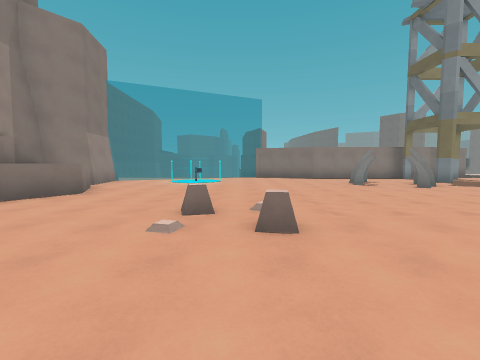
View 1 (above)

24 first-person views from a walk through a Godot game level. The camera is 1.5 m above the floor, tilts 4° down and sees 90° across. The floor is counted in squares, 2 m on a side. Each view is taken from the middle of a square. On the plan, view 1 faces up. The plan holds only what a view shows up to about 9 squares ahead; the rest is blank. The place goes on beyond the plan. Characters and animated objects are not drawn. Surface patterns are stand-ins for the level's own textures.

View 2
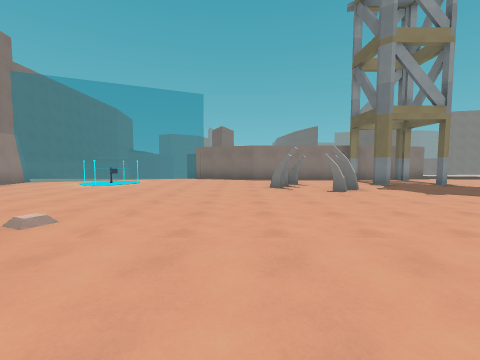

View 3
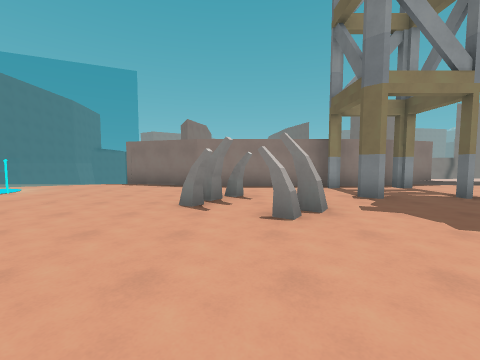

View 4
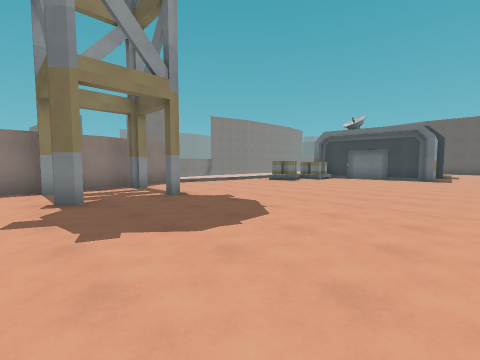

View 5
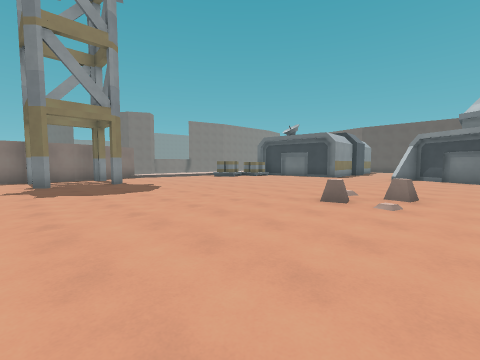

View 6
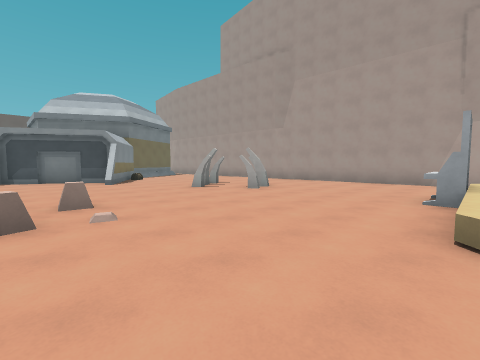

View 7
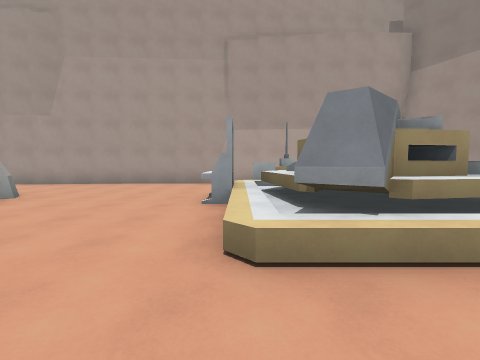

View 8
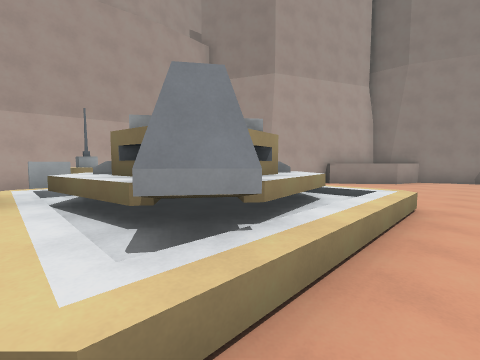

View 9
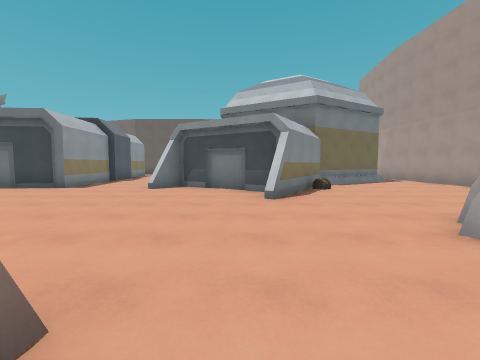

View 10
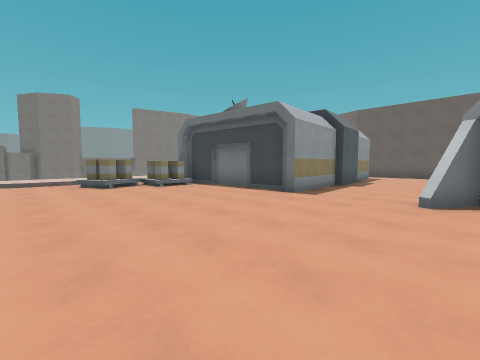

View 11
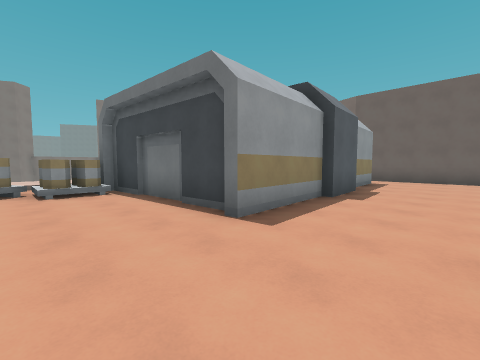

View 12
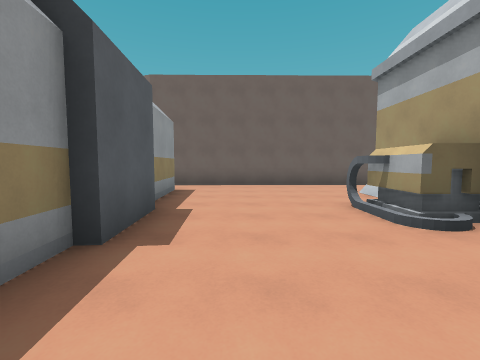

View 13
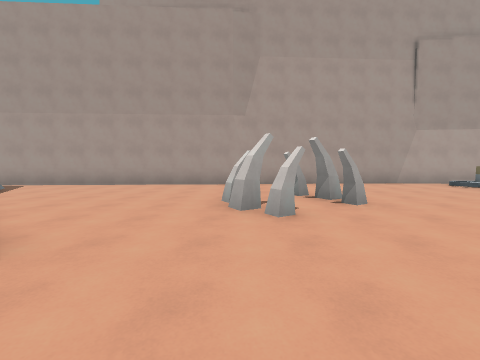

View 14
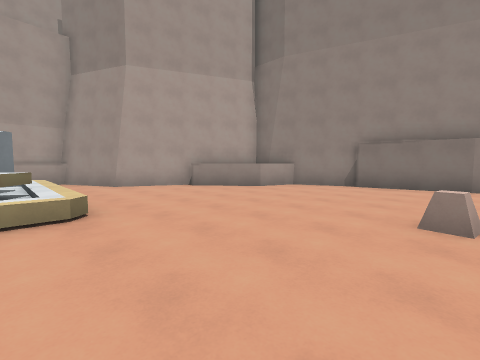

View 15
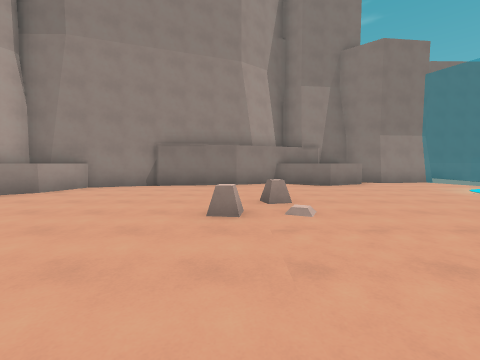

View 16
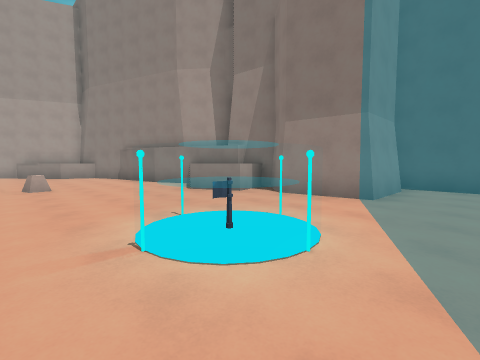

View 17
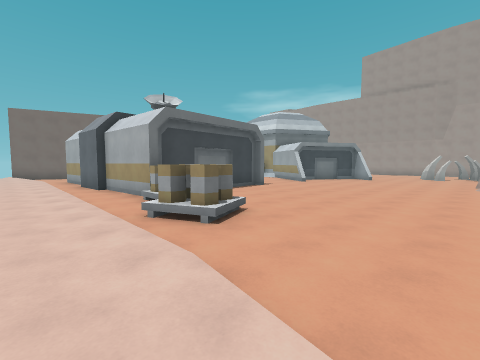

View 18
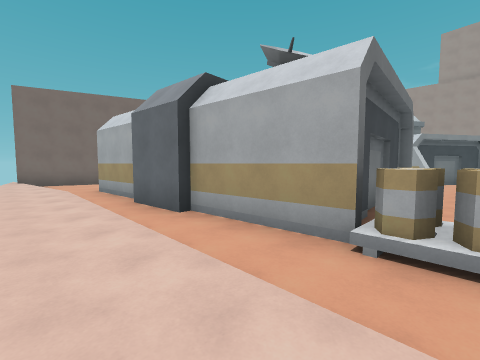

View 19
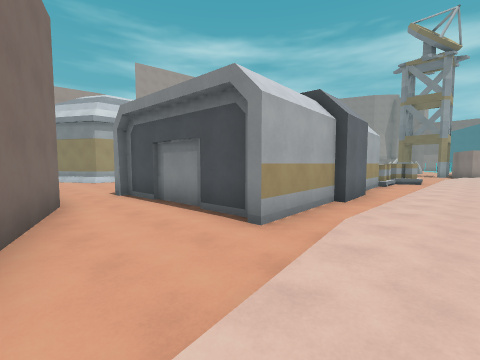

View 20
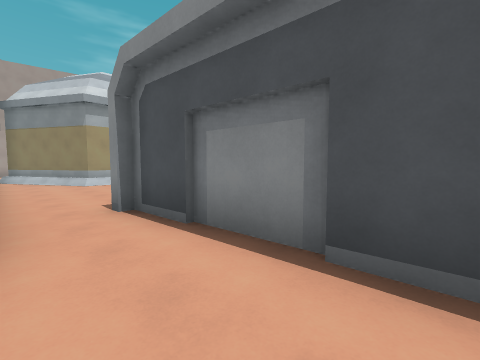

View 21
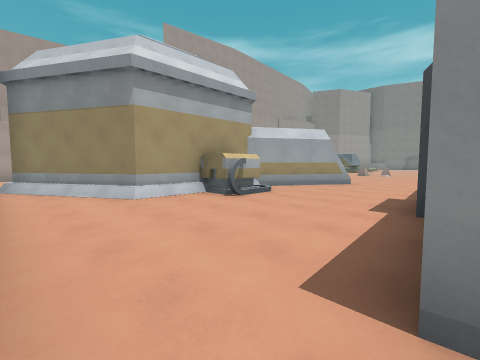

View 22
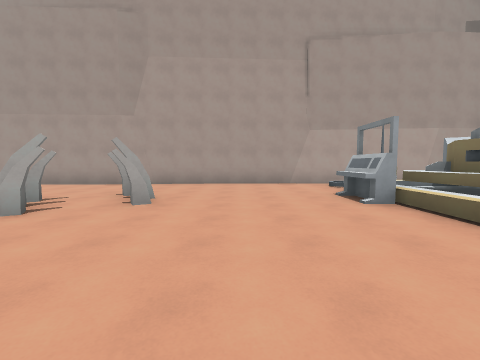

View 23
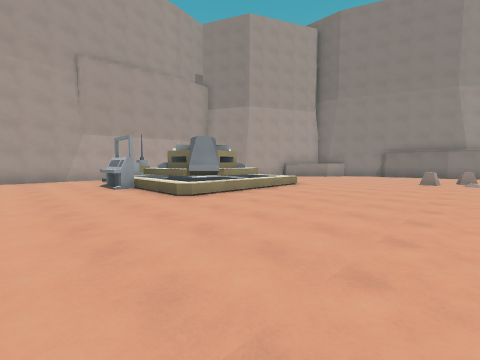

View 24
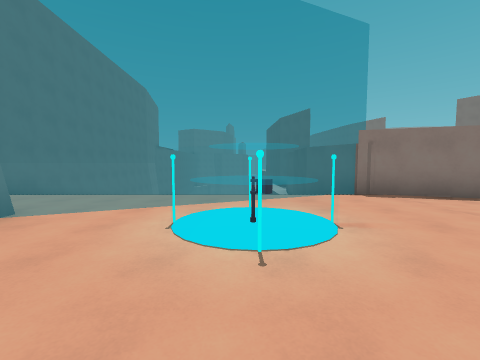

### Floor plan
Key: @ floor where view 1 was taken; # wall or solid block; . main floor; : floor 0.25 m higher than the main floor; / step, stairs or slope; ^ raised ledge; v drop or lower ground; R rock; O other object.
Columns run from 8 left of view 1 to 30 right of it. Each row starts with its distance up from view 1.
 16 #       #
 15 #       #
 14 #       ##
 13 #vvvvvvv ###      ##::::::::::::::::::v
 12 #vvvvv  ...########..////////////:///.#
 11 #vv# .O.................OO...../......
 10 ###...#O.....#..........O.O########..
  9   #...#.....#...#.#.........#     #..#
  8   #...........#.............#     #..#
  7   #^........................#     #..#
  6   # ^.......................#######..#
  5   ##.................................#
  4    #...R.............................#
  3    #....R............................#
  2    #................R......##../#....#
  1    ##................R......#####....#
  0     #...@..................#    ###..#
 -1     #.......^^^#^.........#       ##.
 -2     ##^.....^^##^..........O##     ##
 -3      #^.....^#^^^.....##.....#
 -4      ###....###^#....###.....#
 -5        ###..^^#^^.............
 -6          #.    ^..............
 -7          ##    ................#
 -8           ######################

Where each view was taken, in squares from view 1:
view 1: 0 up, 0 right, facing up
view 2: 1 up, 3 right, facing up
view 3: 4 up, 5 right, facing up
view 4: 4 up, 7 right, facing up-right
view 5: 0 up, 7 right, facing up-right
view 6: 2 up, 8 right, facing down-right
view 7: 1 up, 8 right, facing down
view 8: 0 up, 8 right, facing down-left
view 9: 0 up, 12 right, facing right
view 10: 2 up, 14 right, facing up-right
view 11: 3 up, 17 right, facing up-right
view 12: 4 up, 20 right, facing right
view 13: 1 up, 15 right, facing down
view 14: 3 up, 4 right, facing down-left
view 15: 3 up, 4 right, facing left
view 16: 12 up, 0 right, facing down-left
view 17: 13 up, 13 right, facing down-right
view 18: 13 up, 18 right, facing down-right
view 19: 13 up, 29 right, facing down-left
view 20: 10 up, 28 right, facing down-left
view 21: 6 up, 28 right, facing down-left
view 22: 1 up, 11 right, facing down
view 23: 4 up, 11 right, facing down-left
view 24: 7 up, 2 left, facing up
